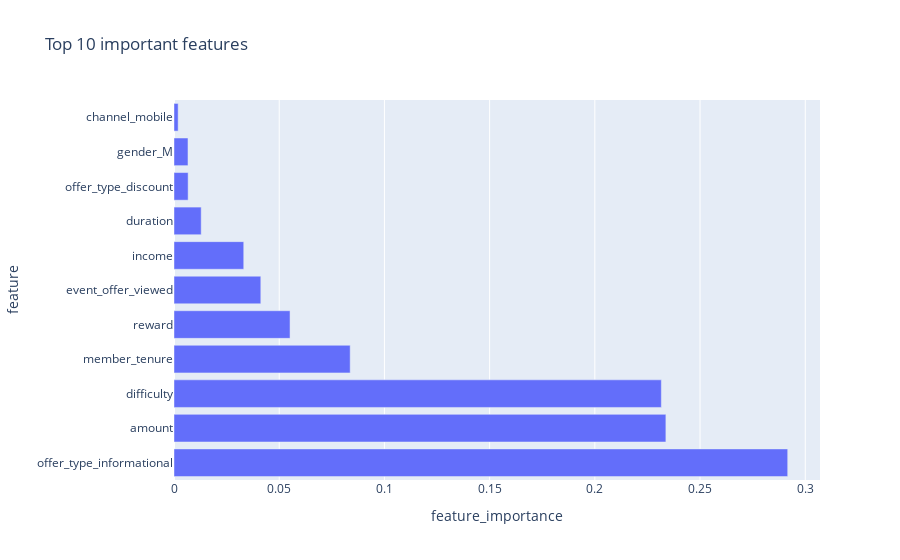

Write notebook code for a chart like this one.
### Code cell
import plotly.express as px

# Select top 10 important features
top_features = importance_df.loc[0:10]

# Create a bar plot
fig = px.bar(top_features, x='feature_importance', y='feature',
             orientation='h', title='Top 10 important features')

# Show the plot
fig.show()

### Figure 1 — Plotly figure (JSON) as saved in the notebook; plotly's stock layout.template omitted (floating-point values rounded to 4 significant figures)
{"data": [{"alignmentgroup": "True", "hovertemplate": "feature_importance=%{x}<br>feature=%{y}<extra></extra>", "legendgroup": "", "marker": {"color": "#636efa", "pattern": {"shape": ""}}, "name": "", "offsetgroup": "", "orientation": "h", "showlegend": false, "textposition": "auto", "type": "bar", "x": [0.2917, 0.2338, 0.2316, 0.08373, 0.05515, 0.04126, 0.03315, 0.01292, 0.006715, 0.006645, 0.001975], "xaxis": "x", "y": ["offer_type_informational", "amount", "difficulty", "member_tenure", "reward", "event_offer_viewed", "income", "duration", "offer_type_discount", "gender_M", "channel_mobile"], "yaxis": "y"}], "layout": {"barmode": "relative", "legend": {"tracegroupgap": 0}, "title": {"text": "Top 10 important features"}, "xaxis": {"anchor": "y", "domain": [0, 1], "title": {"text": "feature_importance"}}, "yaxis": {"anchor": "x", "domain": [0, 1], "title": {"text": "feature"}}}}
